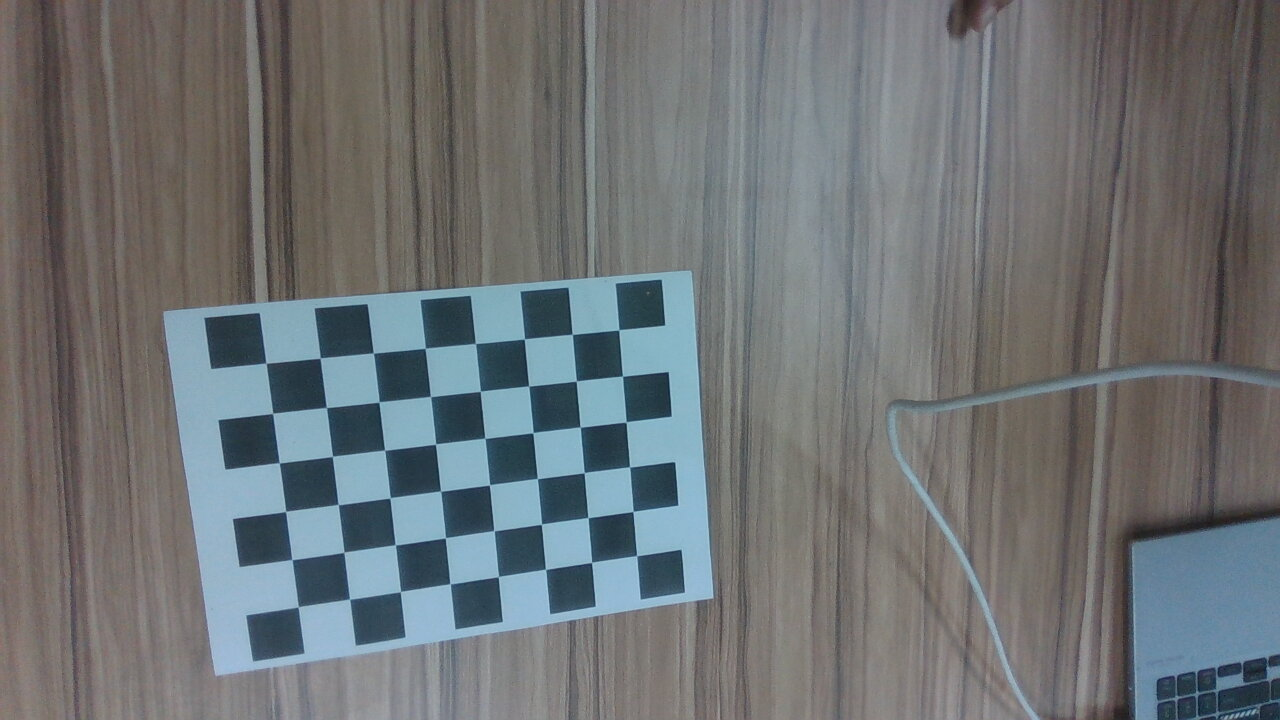
#> input picture Task2/images/2023-01-17-185047_1.jpg, 1280 x 720 px; its folder holds only this picture in this run
$ python calibration.py
#> lines starting #> are read from the running program, lines starting #| are printed output that depends on the picture; after the words box and inside, x2 and y2 are one past the last pixel; in counts of white or black regions, pixels touching at a corner belong together; long printed decimals are rounded
'''
Sample Usage:-
python calibration.py --dir calibration_checkerboard/ --square_size 0.024
'''

import numpy as np
import cv2
import os
import argparse


def calibrate(dirpath, square_size, width, height):
    """ Apply camera calibration operation for images in the given directory path. """
#> called with dirpath = 'images/', square_size = 0.285, width = 8, height = 6

    # termination criteria
    criteria = (cv2.TERM_CRITERIA_EPS + cv2.TERM_CRITERIA_MAX_ITER, 30, 0.001)

    # prepare object points, like (0,0,0), (1,0,0), (2,0,0) ....,(8,6,0)
    objp = np.zeros((height*width, 3), np.float32)
    objp[:, :2] = np.mgrid[0:width, 0:height].T.reshape(-1, 2)

    objp = objp * square_size

    # Arrays to store object points and image points from all the images.
    objpoints = []  # 3d point in real world space
    imgpoints = []  # 2d points in image plane.

    imagFes = os.listdir(dirpath)
    i =0
    for fname in imagFes:
        print('image no :', i)
        i+=1
        img = cv2.imread(os.path.join(dirpath, fname))
#> img is the input picture: shape (720, 1280, 3); mean B, G, R 115.6, 113.8, 109.9
        gray = cv2.cvtColor(img, cv2.COLOR_BGR2GRAY)
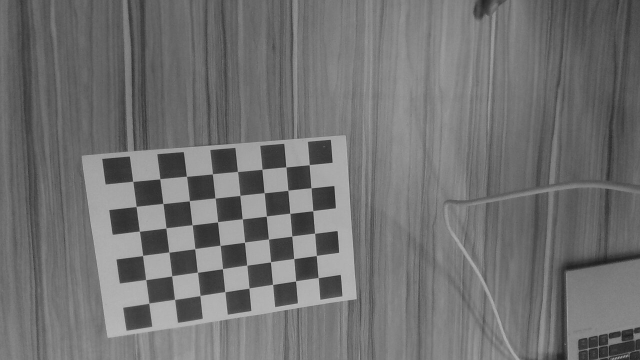
#> gray: shape (720, 1280) (shown at 1/2 size); min 23, max 195, mean 112.8

        # Find the chess board corners
        ret, corners = cv2.findChessboardCorners(gray, (width, height), None)
#> ret = True; corners = 48 rows, first 8: [266.1, 363.3], [320.2, 358.1], [373.2, 353.1], [425.2, 348.4], [475.4, 343.6], [524.3, 339.1], [572.3, 334.3], [618.6, 330.1]

        # If found, add object points, image points (after refining them)
        if ret:
            objpoints.append(objp)

            corners2 = cv2.cornerSubPix(gray, corners, (11, 11), (-1, -1), criteria)
#> corners2 = 48 rows, first 8: [266, 363.1], [320.2, 358.1], [373.4, 353.1], [425.2, 348.3], [475.4, 343.4], [524.4, 338.9], [572.3, 334.4], [618.7, 329.8]
            imgpoints.append(corners2)

            # Draw and display the corners
            img = cv2.drawChessboardCorners(img, (width, height), corners2, ret)
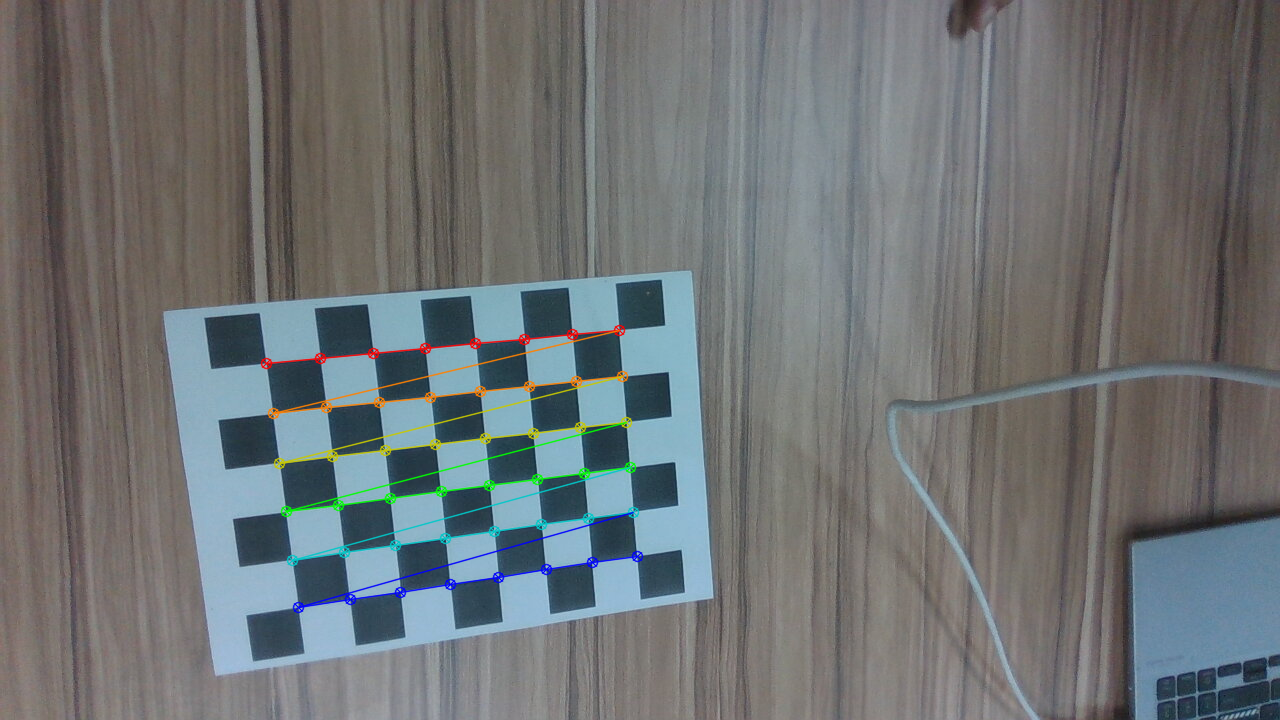
#> img: shape (720, 1280, 3); 1.64% of pixels changed, all inside (x1, y1, x2, y2) = (260, 324, 644, 614)


        print(img)
#> (printed output is left out)
    #try:
    ret, mtx, dist, rvecs, tvecs = cv2.calibrateCamera(objpoints, imgpoints, gray.shape[::-1], None, None)
#> ret = 0.111; mtx = [[925.8, 0, 639.7], [0, 919.2, 375.3], [0, 0, 1]]; dist = [[0.0877, 0.22, 0.00271, 8.54e-05, -1.86]]; rvecs = ([0.134, -0.211, -0.0903],); tvecs = ([-2.07, -0.0699, 5.19],)
    #except:


    return [ret, mtx, dist, rvecs, tvecs]


if __name__ == '__main__':


    dirpath = "images/"
    # 2.4 cm == 0.024 ms
    # square_size = 0.024
    square_size = 0.285

    width = 8
    height = 6

    ret, mtx, dist, rvecs, tvecs = calibrate(dirpath, square_size, width=width, height=height)
#> ret = 0.111; mtx = [[925.8, 0, 639.7], [0, 919.2, 375.3], [0, 0, 1]]; dist = [[0.0877, 0.22, 0.00271, 8.54e-05, -1.86]]; rvecs = ([0.134, -0.211, -0.0903],); tvecs = ([-2.07, -0.0699, 5.19],)

    print(mtx)
#| [[925.766   0.         639.661]
#|  [  0.         919.180  375.315]
#|  [  0.           0.           1.        ]]
    print(dist)
#| [[ 8.76853981e-02  2.20053842e-01  2.71045972e-03  8.53689177e-05
#|   -1.85798281e+00]]

    np.save("calibration_matrix", mtx)
    np.save("distortion_coefficients", dist)

$ run again, on Task2/images/2023-01-17-185105_2.jpg
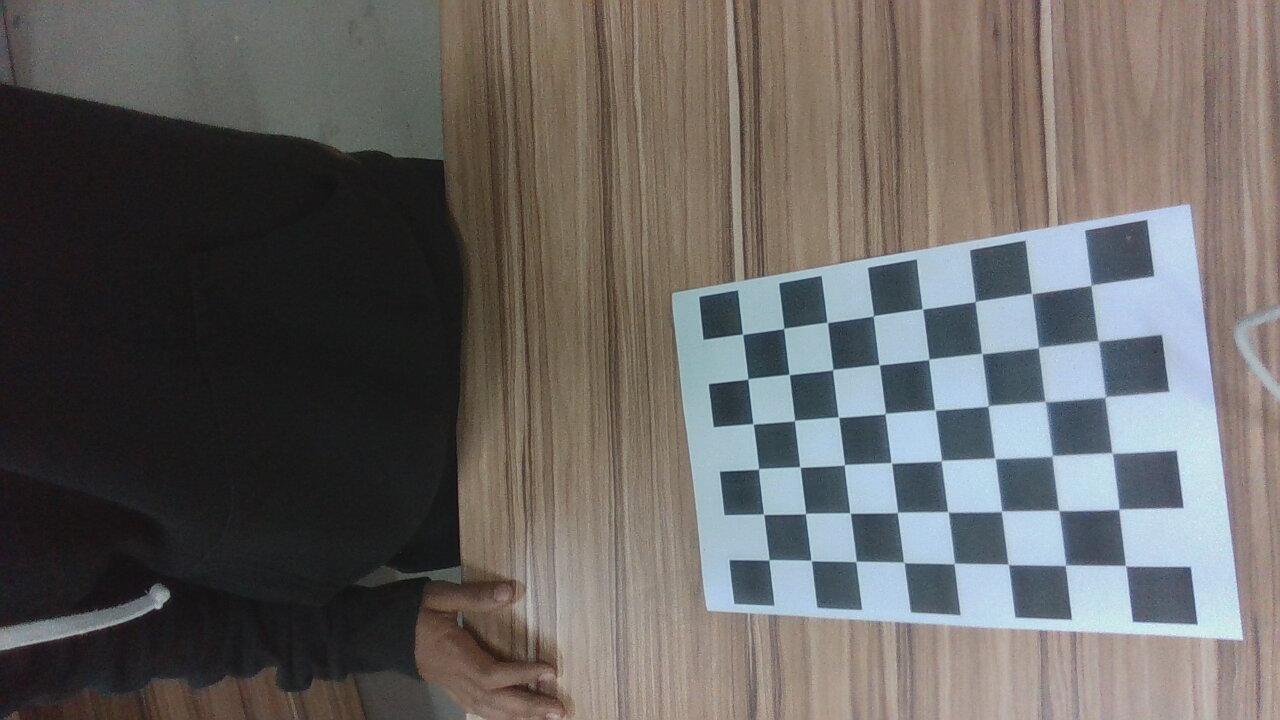
#> input picture Task2/images/2023-01-17-185105_2.jpg, 1280 x 720 px
#> in calibrate, img is the input picture: shape (720, 1280, 3); mean B, G, R 97.6, 99.6, 102.4
#> in calibrate, `gray = cv2.cvtColor(img, cv2.COLOR_BGR2GRAY)`:
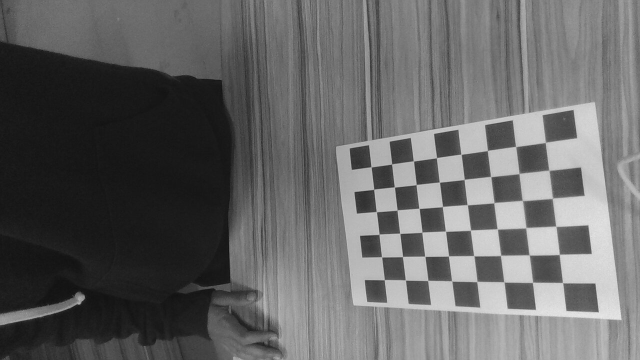
#> gray: shape (720, 1280) (shown at 1/2 size); min 12, max 239, mean 100.2
#> in calibrate, `ret, corners = cv2.findChessboardCorners(gray, (width, height), None)`: ret = True; corners = 48 rows, first 8: [742.5, 334.2], [783.6, 328.4], [827.4, 322.5], [873.1, 316.2], [922.4, 309], [975.1, 301.6], [1031.5, 293.2], [1090.7, 285.7]
#> corners2 = 48 rows, first 8: [742.6, 334.2], [783.7, 328.5], [827.3, 322.4], [873.4, 315.8], [922.5, 308.9], [975.3, 301.4], [1031.7, 293.4], [1091, 285.3]
#> in calibrate, `img = cv2.drawChessboardCorners(img, (width, height), corners2, ret)`:
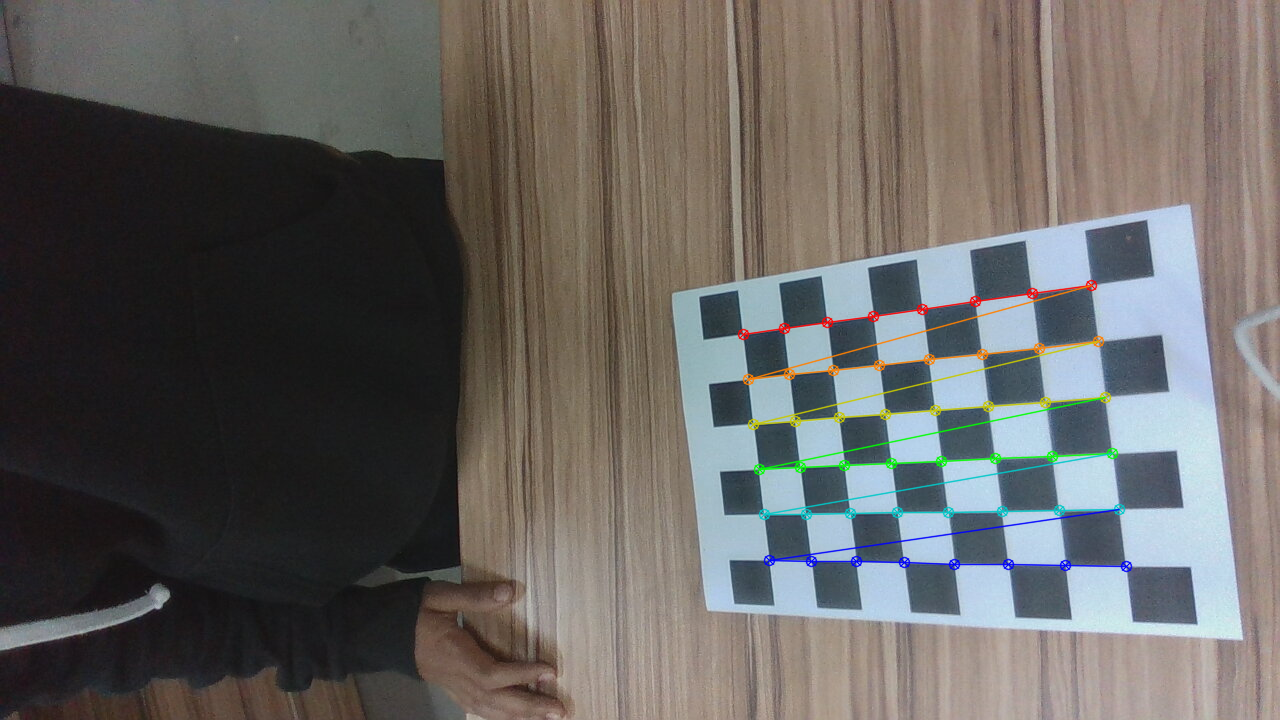
#> img: shape (720, 1280, 3); 1.67% of pixels changed, all inside (x1, y1, x2, y2) = (737, 279, 1133, 573)
#> (printed output is left out)
#> in calibrate, `ret, mtx, dist, rvecs, tvecs = cv2.calibrateCamera(objpoints, imgpoint..`: ret = 0.142; mtx = [[730.6, 0, 667.4], [0, 761.7, 353.8], [0, 0, 1]]; dist = [[0.0742, -0.0652, 0.00156, -0.00501, -0.0707]]; rvecs = ([0.00883, 0.487, -0.121],); tvecs = ([0.498, -0.124, 4.83],)
#> `ret, mtx, dist, rvecs, tvecs = calibrate(dirpath, square_size, width=w..`: ret = 0.142; mtx = [[730.6, 0, 667.4], [0, 761.7, 353.8], [0, 0, 1]]; dist = [[0.0742, -0.0652, 0.00156, -0.00501, -0.0707]]; rvecs = ([0.00883, 0.487, -0.121],); tvecs = ([0.498, -0.124, 4.83],)
#| [[730.591   0.         667.411]
#|  [  0.         761.662 353.825]
#|  [  0.           0.           1.        ]]
#| [[ 0.07421 -0.06522  0.001557 -0.005013 -0.07073]]

$ run again, on Task2/images/2023-01-17-185105_3.jpg
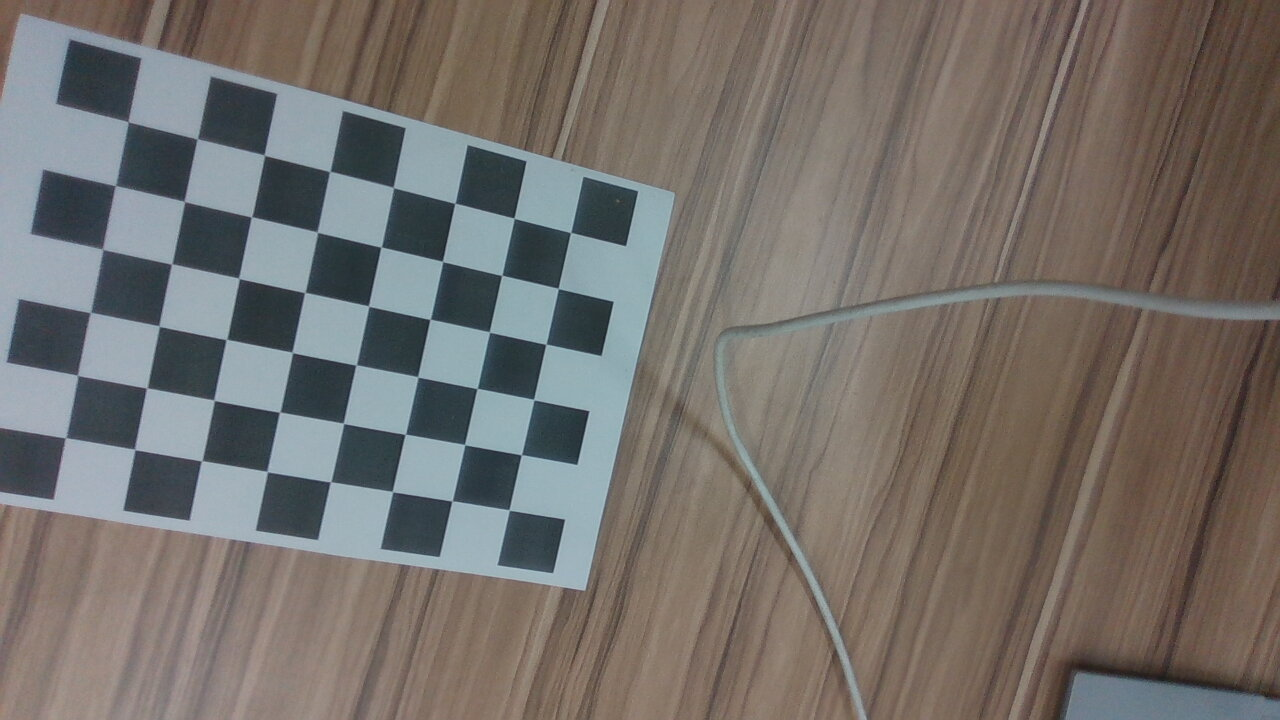
#> input picture Task2/images/2023-01-17-185105_3.jpg, 1280 x 720 px
#> in calibrate, img is the input picture: shape (720, 1280, 3); mean B, G, R 107, 111.7, 116.7
#> in calibrate, `gray = cv2.cvtColor(img, cv2.COLOR_BGR2GRAY)`:
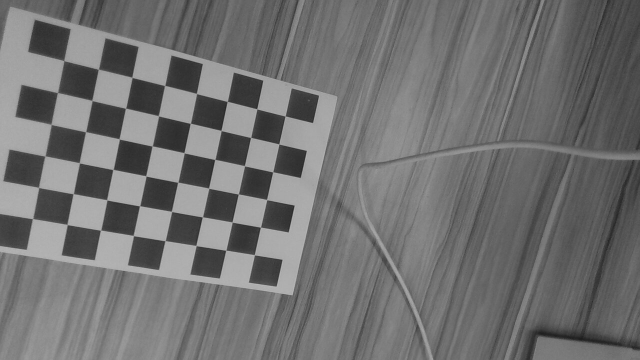
#> gray: shape (720, 1280) (shown at 1/2 size); min 27, max 191, mean 112.6
#> in calibrate, `ret, corners = cv2.findChessboardCorners(gray, (width, height), None)`: ret = True; corners = 48 rows, first 8: [128.1, 121.7], [197.4, 138.7], [264, 155], [329.8, 171.7], [393.2, 187.4], [454.6, 203.5], [513.7, 217.9], [570.5, 232.7]
#> corners2 = 48 rows, first 8: [128.2, 121.7], [197.2, 138.9], [264.3, 155.1], [329.8, 171.5], [393.3, 187.5], [454.8, 203.3], [514, 218.2], [570.6, 232.5]
#> in calibrate, `img = cv2.drawChessboardCorners(img, (width, height), corners2, ret)`:
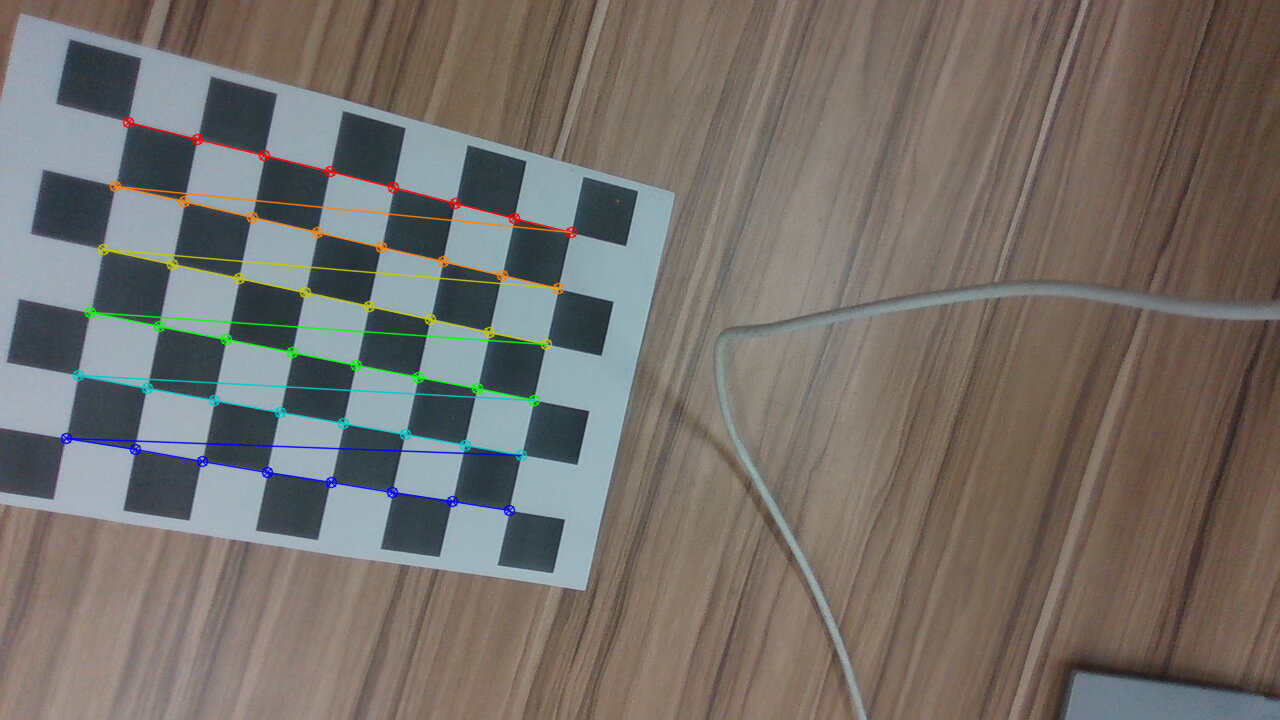
#> img: shape (720, 1280, 3); 2.02% of pixels changed, all inside (x1, y1, x2, y2) = (60, 116, 578, 517)
#> (printed output is left out)
#> in calibrate, `ret, mtx, dist, rvecs, tvecs = cv2.calibrateCamera(objpoints, imgpoint..`: ret = 0.133; mtx = [[701.2, 0, 618.1], [0, 701.2, 355.3], [0, 0, 1]]; dist = [[0.126, -0.305, 0.00127, 0.000677, 0.218]]; rvecs = ([0.0566, -0.197, 0.216],); tvecs = ([-2.15, -1.03, 3.11],)
#> `ret, mtx, dist, rvecs, tvecs = calibrate(dirpath, square_size, width=w..`: ret = 0.133; mtx = [[701.2, 0, 618.1], [0, 701.2, 355.3], [0, 0, 1]]; dist = [[0.126, -0.305, 0.00127, 0.000677, 0.218]]; rvecs = ([0.0566, -0.197, 0.216],); tvecs = ([-2.15, -1.03, 3.11],)
#| [[701.211    0.         618.082 ]
#|  [  0.         701.213 355.314]
#|  [  0.           0.           1.        ]]
#| [[ 0.1256 -0.3053  0.00127  0.0006771   0.2176]]
